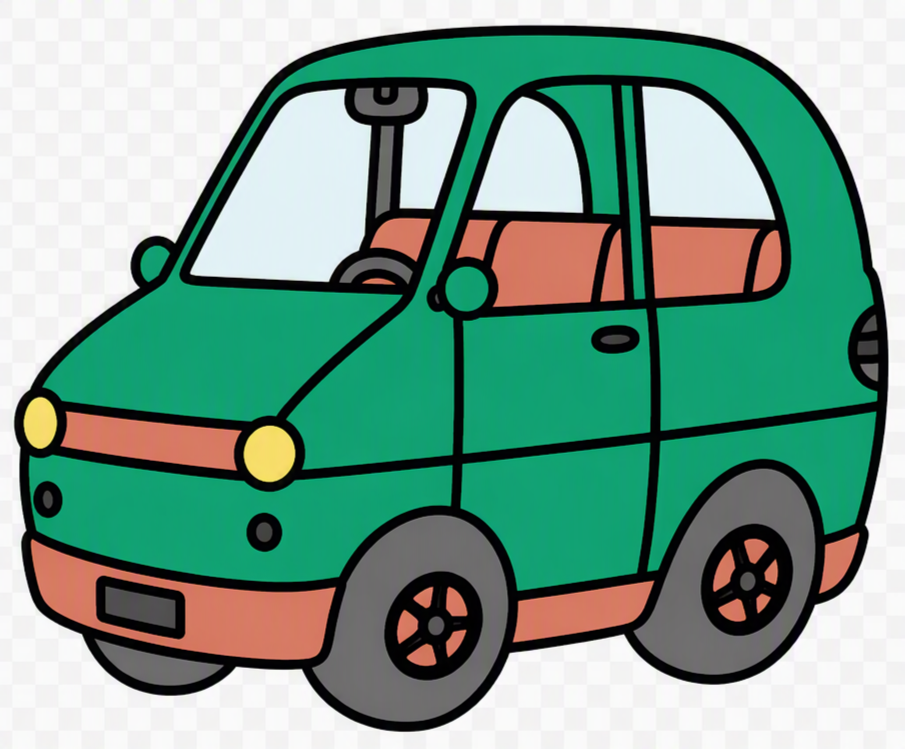
#> input picture images/auto.png, 905 x 749 px; its folder holds only this picture in this run
$ python symbolen_improved.py
#> lines starting #> are read from the running program, lines starting #| are printed output that depends on the picture; after the words box and inside, x2 and y2 are one past the last pixel; in counts of white or black regions, pixels touching at a corner belong together
import os
from collections import deque

import numpy as np
from PIL import Image
from scipy.ndimage import binary_dilation

INPUT_FOLDER = "images"
OUTPUT_FOLDER = "symbolen_improved"

FLOOD_THRESHOLD = 10
FAR_THRESHOLD = 20
NEAR_THRESHOLD = 10
NEAR_DILATION = 5


def remove_checkerboard(img_path, output_path):
#> called with img_path = 'images/auto.png', output_path = 'symbolen_improved/auto.png'
    img = Image.open(img_path).convert("RGBA")
#> img is the input picture: PIL image 905x749 RGBA; mean R, G, B, A 119.9, 159.1, 142.5, 255
    arr = np.array(img, dtype=float)
    rgb = arr[:, :, :3]
    h, w = rgb.shape[:2]

    corners = np.array(
        [
            rgb[0, 0],
            rgb[0, w - 1],
            rgb[h - 1, 0],
            rgb[h - 1, w - 1],
        ]
    )
#> corners = [[241, 239, 243], [251, 251, 250], [241, 244, 243], [249, 249, 249]]
    bg = np.mean(corners, axis=0)
#> bg = [245.5, 245.8, 246.2]

    dist = np.linalg.norm(rgb - bg, axis=2)
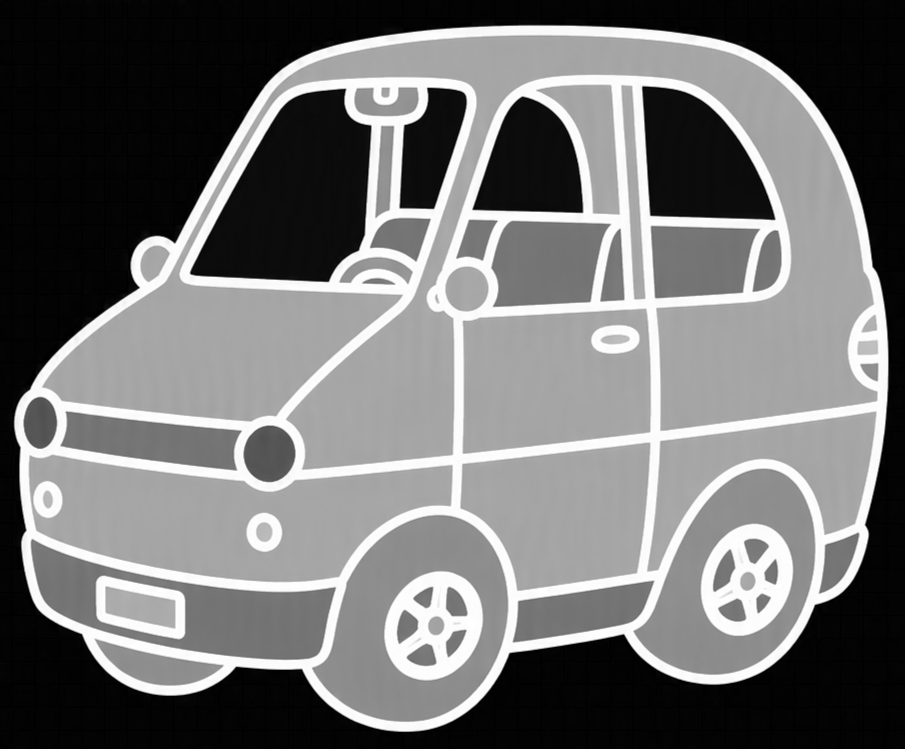
#> dist: shape (749, 905) float64; min 0.612, max 425.8, mean 192.6; drawn with min black and max white

    visited = np.zeros((h, w), dtype=bool)
    queue = deque([(0, 0), (0, w - 1), (h - 1, 0), (h - 1, w - 1)])
    for y, x in queue:
        visited[y, x] = True
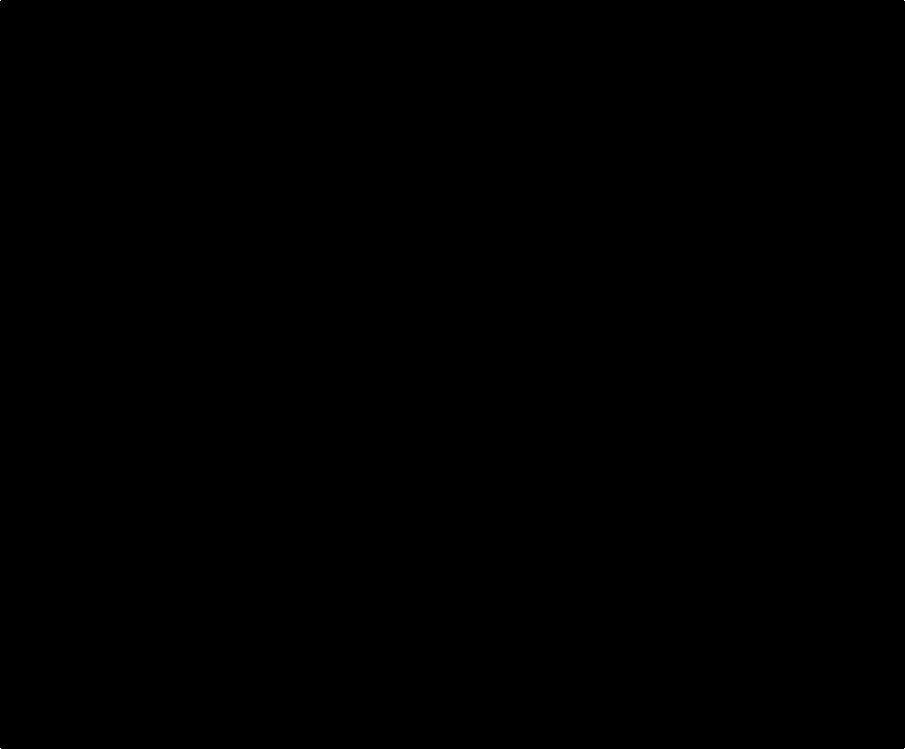
#> visited: shape (749, 905) bool; 0% white in thin lines or dots

    while queue:
        y, x = queue.popleft()
        for dy, dx in ((-1, 0), (1, 0), (0, -1), (0, 1)):
            ny, nx = y + dy, x + dx
            if (
                0 <= ny < h
                and 0 <= nx < w
                and not visited[ny, nx]
                and dist[ny, nx] < FLOOD_THRESHOLD
            ):
                visited[ny, nx] = True
                queue.append((ny, nx))
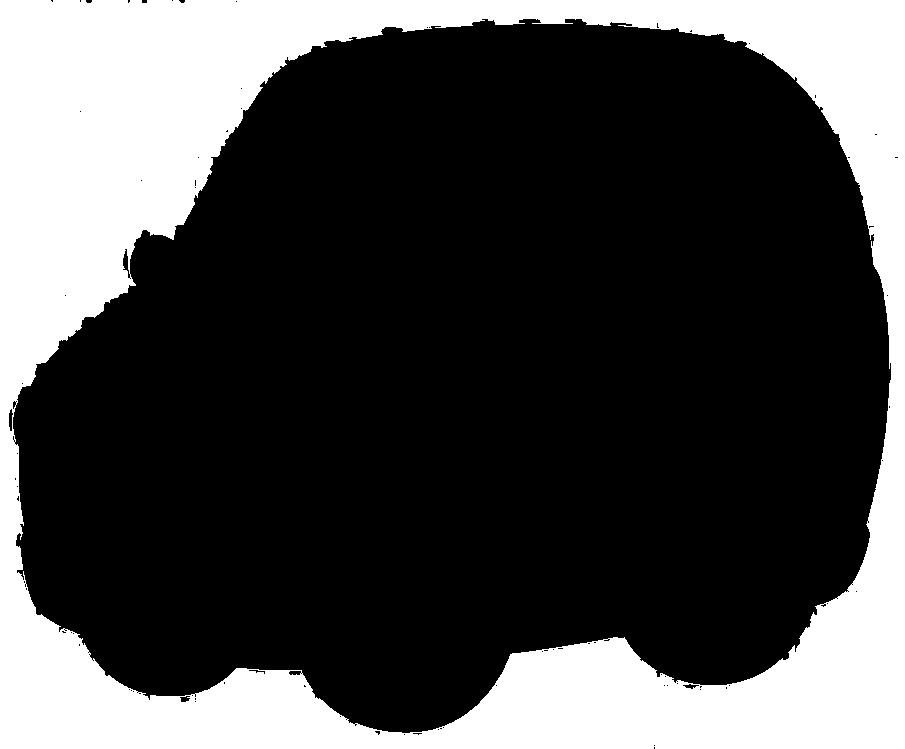
#> visited: shape (749, 905) bool; 28.7% white; 1 white region, box (x1, y1, x2, y2) and area: (0, 0, 905, 749) 194489

    symbol_mask = ~visited
    near_symbol = binary_dilation(symbol_mask, iterations=NEAR_DILATION)
    far_mask = ~near_symbol

    bg_mask = visited | (far_mask & (dist < FAR_THRESHOLD)) | (near_symbol & (dist < NEAR_THRESHOLD))
#> bg_mask: shape (749, 905) bool; 28.7% white; 62 white regions (61 under 20 px), largest, box (x1, y1, x2, y2) and area: (0, 0, 905, 749) 194567

    out = rgb.copy()
    out[bg_mask] = bg
    rgba = np.zeros((h, w, 4), dtype=np.uint8)
    rgba[:, :, :3] = out.astype(np.uint8)
    rgba[:, :, 3] = 255
    Image.fromarray(rgba, mode="RGBA").save(output_path)


def main():
    os.makedirs(OUTPUT_FOLDER, exist_ok=True)
    files = sorted([f for f in os.listdir(INPUT_FOLDER) if f.lower().endswith(".png")])
    count = 0
    for name in files:
        src = os.path.join(INPUT_FOLDER, name)
        dst = os.path.join(OUTPUT_FOLDER, name)
        remove_checkerboard(src, dst)
        count += 1
    print(f"Verwerkt {count} afbeeldingen naar {OUTPUT_FOLDER}/")


if __name__ == "__main__":
    main()
